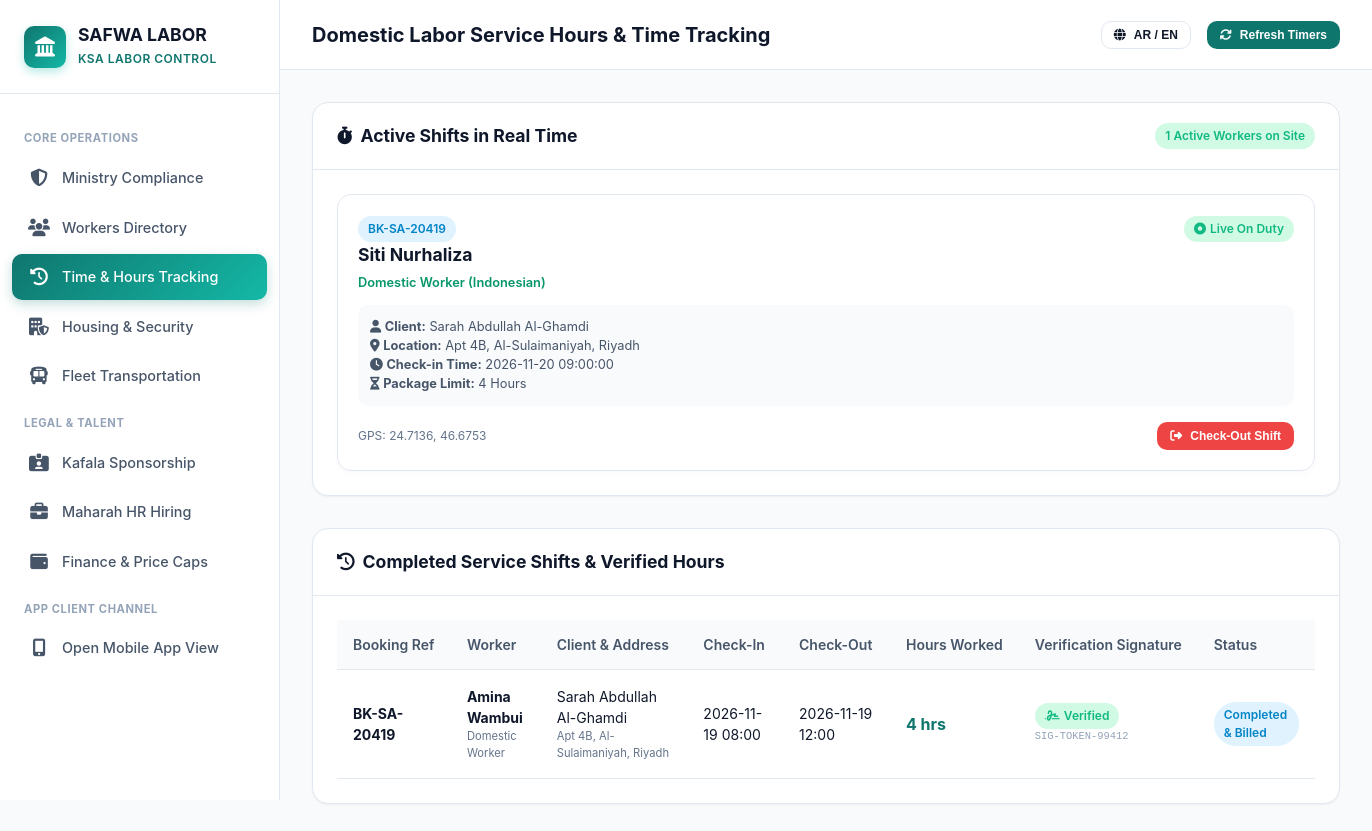
Page /admin/time-tracking.php on the committed database.
### tables this page shows
CREATE TABLE time_logs (
        id INTEGER PRIMARY KEY AUTOINCREMENT,
        booking_id INTEGER NOT NULL,
        worker_id INTEGER NOT NULL,
        check_in_time DATETIME NOT NULL,
        check_out_time DATETIME,
        hours_worked REAL DEFAULT 0,
        location_lat REAL,
        location_lng REAL,
        supervisor_verified INTEGER DEFAULT 1,
        client_signature_token TEXT,
        notes TEXT,
        status TEXT DEFAULT 'completed',
        created_at DATETIME DEFAULT CURRENT_TIMESTAMP,
        FOREIGN KEY (booking_id) REFERENCES bookings(id),
        FOREIGN KEY (worker_id) REFERENCES workers(id)
    );

CREATE TABLE bookings (
        id INTEGER PRIMARY KEY AUTOINCREMENT,
        booking_code TEXT UNIQUE NOT NULL,
        client_name TEXT NOT NULL,
        client_phone TEXT NOT NULL,
        client_address TEXT NOT NULL,
        worker_id INTEGER,
        package_id INTEGER,
        service_type TEXT NOT NULL,
        hours_allocated REAL DEFAULT 0,
        hours_consumed REAL DEFAULT 0,
        start_date DATE NOT NULL,
        end_date DATE NOT NULL,
        total_amount REAL NOT NULL,
        payment_status TEXT NOT NULL DEFAULT 'paid',
        payment_method TEXT NOT NULL DEFAULT 'apple_pay',
        payment_ref TEXT,
        kafala_notified INTEGER DEFAULT 0,
        kafala_status TEXT DEFAULT 'none',
        status TEXT NOT NULL DEFAULT 'active',
        created_at DATETIME DEFAULT CURRENT_TIMESTAMP,
        FOREIGN KEY (worker_id) REFERENCES workers(id),
        FOREIGN KEY (package_id) REFERENCES packages(id)
    );

CREATE TABLE workers (
        id INTEGER PRIMARY KEY AUTOINCREMENT,
        full_name TEXT NOT NULL,
        nationality TEXT NOT NULL,
        profession TEXT NOT NULL,
        contract_type TEXT NOT NULL DEFAULT 'hourly',
        hourly_rate REAL NOT NULL DEFAULT 100,
        monthly_rate REAL NOT NULL DEFAULT 3000,
        passport_no TEXT,
        iqama_no TEXT,
        housing_unit_id INTEGER,
        absconding_risk TEXT NOT NULL DEFAULT 'low',
        status TEXT NOT NULL DEFAULT 'in_housing',
        photo TEXT,
        visa_type TEXT DEFAULT 'hourly',
        created_at DATETIME DEFAULT CURRENT_TIMESTAMP
    );

### admin/time-tracking.php (the view, shortened to what this page needs)
<?php
$pdo = getDBConnection();
$activeLogs = $pdo->query("SELECT t.*, w.full_name as worker_name, w.profession, w.nationality,
                                  b.booking_code, b.client_name, b.client_address, b.service_type, b.hours_allocated
                           FROM time_logs t
                           JOIN workers w ON t.worker_id = w.id
                           JOIN bookings b ON t.booking_id = b.id
                           WHERE t.status = 'active'
                           ORDER BY t.check_in_time DESC")->fetchAll();
$historyLogs = $pdo->query("SELECT t.*, w.full_name as worker_name, w.profession, w.nationality,
                                   b.booking_code, b.client_name, b.client_address
                            FROM time_logs t
                            JOIN workers w ON t.worker_id = w.id
                            JOIN bookings b ON t.booking_id = b.id
                            WHERE t.status = 'completed'
                            ORDER BY t.id DESC LIMIT 30")->fetchAll();
?>
<!DOCTYPE html>
<html lang="en" dir="ltr">
<head>
    <link rel="stylesheet" href="https://cdnjs.cloudflare.com/ajax/libs/font-awesome/6.5.1/css/all.min.css">
    <link rel="stylesheet" href="../assets/css/style.css">
</head>
<body>
<div class="app-container">
    <aside class="sidebar" id="appSidebar">
        <div class="sidebar-header">
            <div class="logo-icon"><i class="fa-solid fa-landmark"></i></div>
            <div class="logo-text"><h2>SAFWA LABOR</h2><span>KSA Labor Control</span></div>
        </div>
        <nav class="sidebar-nav">
            <div class="nav-section-title">Core Operations</div>
            <a href="index.php" class="nav-item"><i class="fa-solid fa-shield-halved"></i><span>Ministry Compliance</span></a>
            <a href="workers.php" class="nav-item"><i class="fa-solid fa-users"></i><span>Workers Directory</span></a>
            <a href="time-tracking.php" class="nav-item active"><i class="fa-solid fa-clock-rotate-left"></i><span>Time & Hours Tracking</span></a>
            <a href="housing.php" class="nav-item"><i class="fa-solid fa-building-shield"></i><span>Housing & Security</span></a>
            <a href="fleet.php" class="nav-item"><i class="fa-solid fa-bus"></i><span>Fleet Transportation</span></a>
            <div class="nav-section-title">Legal & Talent</div>
            <a href="kafala.php" class="nav-item"><i class="fa-solid fa-id-card-clip"></i><span>Kafala Sponsorship</span></a>
            <a href="hr-maharah.php" class="nav-item"><i class="fa-solid fa-briefcase"></i><span>Maharah HR Hiring</span></a>
            <a href="finance.php" class="nav-item"><i class="fa-solid fa-wallet"></i><span>Finance & Price Caps</span></a>
            <div class="nav-section-title">App Client Channel</div>
            <a href="../app/index.php" class="nav-item" target="_blank"><i class="fa-solid fa-mobile-screen-button text-primary"></i><span>Open Mobile App View</span></a>
        </nav>
    </aside>
    <div class="main-wrapper">
        <header class="topbar">
            <div class="topbar-left">
                <div class="topbar-title"><h1>Domestic Labor Service Hours & Time Tracking</h1></div>
            </div>
            <div class="topbar-right">
                <button class="btn btn-outline btn-sm" onclick="toggleLanguage()"><i class="fa-solid fa-globe"></i> AR / EN</button>
                <button class="btn btn-primary btn-sm" onclick="location.reload()"><i class="fa-solid fa-arrows-rotate"></i> Refresh Timers</button>
            </div>
        </header>
        <main class="content-body">
            <div class="panel">
                <div class="panel-header">
                    <h3 class="panel-title"><i class="fa-solid fa-stopwatch text-primary"></i> Active Shifts in Real Time</h3>
                    <div class="panel-actions">
                        <span class="badge badge-success"><?= count($activeLogs) ?> Active Workers on Site</span>
                    </div>
                </div>
                <div class="panel-body">
                    <?php if (empty($activeLogs)): ?>
                        <div style="text-align:center; padding:2.5rem; color:#64748b;">
                            <i class="fa-solid fa-mug-hot fa-3x" style="margin-bottom:0.75rem; color:#94a3b8;"></i>
                            <p>No active service shifts right now. Workers are at housing accommodation or in scheduled transit.</p>
                        </div>
                    <?php else: ?>
                        <div style="display:grid; grid-template-columns: repeat(auto-fit, minmax(340px, 1fr)); gap:1.25rem;">
                            <?php foreach ($activeLogs as $log): ?>
                                <div style="border:1px solid #e2e8f0; border-radius:14px; padding:1.25rem; background:#ffffff; box-shadow:0 4px 6px rgba(0,0,0,0.02);">
                                    <div style="display:flex; justify-content:space-between; align-items:flex-start; margin-bottom:0.75rem;">
                                        <div>
                                            <span class="badge badge-info mb-1"><?= $log['booking_code'] ?></span>
                                            <h4 style="font-size:1.1rem; font-weight:700; margin:0;"><?= htmlspecialchars($log['worker_name']) ?></h4>
                                            <span style="font-size:0.8rem; color:#059669; font-weight:600;"><?= $log['profession'] ?> (<?= $log['nationality'] ?>)</span>
                                        </div>
                                        <div style="text-align:right;">
                                            <span class="badge badge-success"><i class="fa-solid fa-circle-dot"></i> Live On Duty</span>
                                        </div>
                                    </div>
                                    <div style="background:#f8fafc; border-radius:10px; padding:0.75rem; font-size:0.8rem; color:#475569; margin-bottom:1rem;">
                                        <div><i class="fa-solid fa-user text-primary"></i> <strong>Client:</strong> <?= htmlspecialchars($log['client_name']) ?></div>
                                        <div><i class="fa-solid fa-location-dot text-danger"></i> <strong>Location:</strong> <?= htmlspecialchars($log['client_address']) ?></div>
                                        <div><i class="fa-solid fa-clock text-info"></i> <strong>Check-in Time:</strong> <?= $log['check_in_time'] ?></div>
                                        <?php if ($log['hours_allocated'] > 0): ?>
                                            <div><i class="fa-solid fa-hourglass-half text-warning"></i> <strong>Package Limit:</strong> <?= $log['hours_allocated'] ?> Hours</div>
                                        <?php endif; ?>
                                    </div>
                                    <div style="display:flex; justify-content:space-between; align-items:center;">
                                        <div style="font-size:0.75rem; color:#64748b;">
                                            GPS: <?= $log['location_lat'] ?>, <?= $log['location_lng'] ?>
                                        </div>
                                        <button class="btn btn-danger btn-sm" onclick="openCheckOutModal(<?= $log['id'] ?>, '<?= htmlspecialchars($log['worker_name']) ?>')">
                                            <i class="fa-solid fa-right-from-bracket"></i> Check-Out Shift
                                        </button>
                                    </div>
                                </div>
                            <?php endforeach; ?>
                        </div>
                    <?php endif; ?>
                </div>
            </div>
            <div class="panel">
                <div class="panel-header">
                    <h3 class="panel-title"><i class="fa-solid fa-clock-rotate-left text-primary"></i> Completed Service Shifts & Verified Hours</h3>
                </div>
                <div class="panel-body">
                    <div class="table-responsive">
                        <table class="data-table">
                            <thead>
                                <tr>
                                    <th>Booking Ref</th>
                                    <th>Worker</th>
                                    <th>Client & Address</th>
                                    <th>Check-In</th>
                                    <th>Check-Out</th>
                                    <th>Hours Worked</th>
                                    <th>Verification Signature</th>
                                    <th>Status</th>
                                </tr>
                            </thead>
                            <tbody>
                                <?php foreach ($historyLogs as $h): ?>
                                <tr>
                                    <td><strong><?= $h['booking_code'] ?></strong></td>
                                    <td>
                                        <strong><?= htmlspecialchars($h['worker_name']) ?></strong>
                                        <div style="font-size:0.7rem; color:#64748b;"><?= $h['profession'] ?></div>
                                    </td>
                                    <td>
                                        <div><?= htmlspecialchars($h['client_name']) ?></div>
                                        <div style="font-size:0.7rem; color:#64748b;"><?= htmlspecialchars($h['client_address']) ?></div>
                                    </td>
                                    <td><?= substr($h['check_in_time'], 0, 16) ?></td>
                                    <td><?= substr($h['check_out_time'], 0, 16) ?></td>
                                    <td>
                                        <strong style="color:#0f766e; font-size:1rem;"><?= $h['hours_worked'] ?> hrs</strong>
                                    </td>
                                    <td>
                                        <span class="badge badge-success"><i class="fa-solid fa-signature"></i> Verified</span>
                                        <div style="font-size:0.65rem; color:#94a3b8; font-family:monospace;"><?= $h['client_signature_token'] ?: 'APP-SIG-KSA' ?></div>
                                    </td>
                                    <td><span class="badge badge-info">Completed & Billed</span></td>
                                </tr>
                                <?php endforeach; ?>
                            </tbody>
                        </table>
                    </div>
                </div>
            </div>
        </main>
    </div>
</div>
</body>
</html>

### rows in the picture
time_logs: booking.booking_code "BK-SA-20419", worker.full_name "Amina Wambui", worker.profession "Domestic Worker", booking.client_name "Sarah Abdullah Al-Ghamdi", booking.client_address "Apt 4B, Al-Sulaimaniyah, Riyadh", check_in_time "2026-11-19 08:00", check_out_time "2026-11-19 12:00", hours_worked "4", client_signature_token "SIG-TOKEN-99412"

### other values in the picture
count($activeLogs) "1"
$log['booking_code'] "BK-SA-20419"
$log['worker_name'] "Siti Nurhaliza"
$log['profession'] "Domestic Worker"
$log['nationality'] "Indonesian"
$log['client_name'] "Sarah Abdullah Al-Ghamdi"
$log['client_address'] "Apt 4B, Al-Sulaimaniyah, Riyadh"
$log['check_in_time'] "2026-11-20 09:00:00"
$log['hours_allocated'] "4"
$log['location_lat'] "24.7136"
$log['location_lng'] "46.6753"
